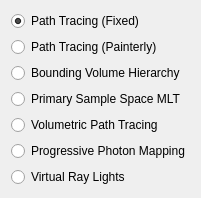
           <widget class="QWidget" name="tests">
            <layout class="QFormLayout" name="formLayout_5">
             <item row="0" column="0">
              <widget class="QRadioButton" name="fixedTest">
               <property name="maximumSize">
                <size>
                 <width>300</width>
                 <height>16777215</height>
                </size>
               </property>
               <property name="text">
                <string>Path Tracing (Fixed)</string>
               </property>
               <property name="checked">
                <bool>true</bool>
               </property>
              </widget>
             </item>
             <item row="1" column="0">
              <widget class="QRadioButton" name="painterlyTest">
               <property name="maximumSize">
                <size>
                 <width>300</width>
                 <height>16777215</height>
                </size>
               </property>
               <property name="text">
                <string>Path Tracing (Painterly)</string>
               </property>
               <property name="checked">
                <bool>false</bool>
               </property>
              </widget>
             </item>
             <item row="2" column="0">
              <widget class="QRadioButton" name="bvhTest">
               <property name="maximumSize">
                <size>
                 <width>300</width>
                 <height>16777215</height>
                </size>
               </property>
               <property name="text">
                <string>Bounding Volume Hierarchy</string>
               </property>
               <property name="checked">
                <bool>false</bool>
               </property>
              </widget>
             </item>
             <item row="3" column="0">
              <widget class="QRadioButton" name="pssmltTest">
               <property name="maximumSize">
                <size>
                 <width>300</width>
                 <height>16777215</height>
                </size>
               </property>
               <property name="text">
                <string>Primary Sample Space MLT</string>
               </property>
               <property name="checked">
                <bool>false</bool>
               </property>
              </widget>
             </item>
             <item row="4" column="0">
              <widget class="QRadioButton" name="smallmediaTest">
               <property name="maximumSize">
                <size>
                 <width>300</width>
                 <height>16777215</height>
                </size>
               </property>
               <property name="text">
                <string>Volumetric Path Tracing</string>
               </property>
               <property name="checked">
                <bool>false</bool>
               </property>
              </widget>
             </item>
             <item row="5" column="0">
              <widget class="QRadioButton" name="ppmTest">
               <property name="maximumSize">
                <size>
                 <width>300</width>
                 <height>16777215</height>
                </size>
               </property>
               <property name="text">
                <string>Progressive Photon Mapping</string>
               </property>
               <property name="checked">
                <bool>false</bool>
               </property>
              </widget>
             </item>
             <item row="6" column="0">
              <widget class="QRadioButton" name="vrlTest">
               <property name="text">
                <string>Virtual Ray Lights</string>
               </property>
              </widget>
             </item>
            </layout>
           </widget>
